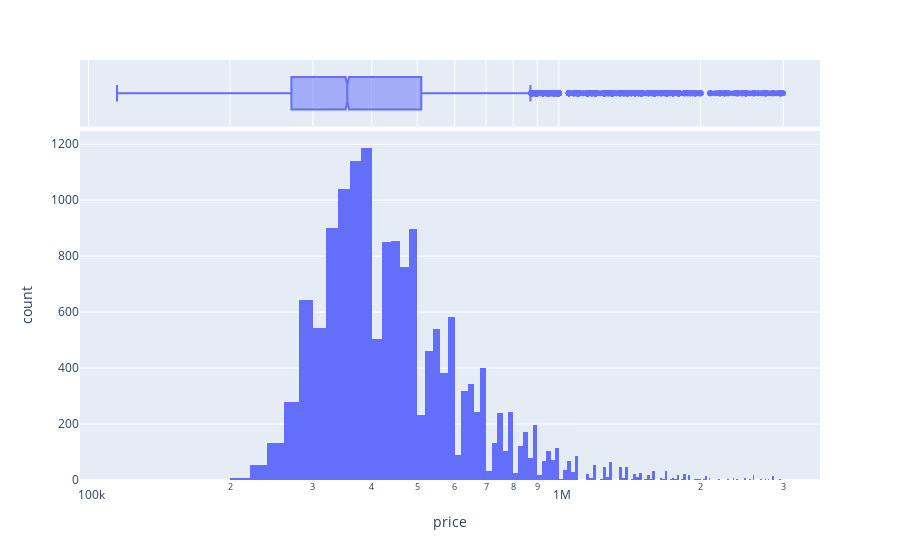

Source (notebook cell):
### Markdown cell above
Some properties are very cheap. The minimum price in the dataset is actually 20k. Less 0.1% of the data has a price of around 125k or lower. Anything under a 100k is probably an atypical property so they will be removed. Similarly, houses priced over 3 million euros will also be removed. Finally, dropping rows with missing prices. The plot below shows the price distribution after cleaning. 

For the estimation its probably better to take the log of the prices which returns a distribution that is much closer to the normal distribution.

### Code cell
df_ads = df_ads[(df_ads.price>100000) & (df_ads.price<3000000)]       
df_ads = df_ads.dropna(subset=['price'])

print("Number of rows: {}".format(df_ads.shape[0]))

px.histogram(x=df_ads.price, nbins=200, marginal="box", labels={"x": "price"}, log_x=True)

### Figure 1 — Plotly figure (JSON) as saved in the notebook; plotly's stock layout.template omitted (floating-point values rounded to 4 significant figures; data arrays with more than 128 entries replaced by an {"elided": "..."} marker saying what was removed)
{"data": [{"alignmentgroup": "True", "bingroup": "x", "hoverlabel": {"namelength": 0}, "hovertemplate": "price=%{x}<br>count=%{y}", "legendgroup": "", "marker": {"color": "#636efa"}, "name": "", "nbinsx": 200, "offsetgroup": "", "orientation": "v", "showlegend": false, "type": "histogram", "x": {"elided": "15999 int values"}, "xaxis": "x", "yaxis": "y"}, {"alignmentgroup": "True", "hoverlabel": {"namelength": 0}, "hovertemplate": "price=%{x}", "legendgroup": "", "marker": {"color": "#636efa"}, "name": "", "notched": true, "offsetgroup": "", "showlegend": false, "type": "box", "x": {"elided": "15999 int values"}, "xaxis": "x2", "yaxis": "y2"}], "layout": {"barmode": "relative", "legend": {"tracegroupgap": 0}, "margin": {"t": 60}, "xaxis": {"anchor": "y", "domain": [0, 1], "title": {"text": "price"}, "type": "log"}, "xaxis2": {"anchor": "y2", "domain": [0, 1], "matches": "x", "showgrid": true, "showticklabels": false, "type": "log"}, "yaxis": {"anchor": "x", "domain": [0, 0.8316], "title": {"text": "count"}}, "yaxis2": {"anchor": "x2", "domain": [0.8416, 1], "matches": "y2", "showgrid": false, "showline": false, "showticklabels": false, "ticks": ""}}}
